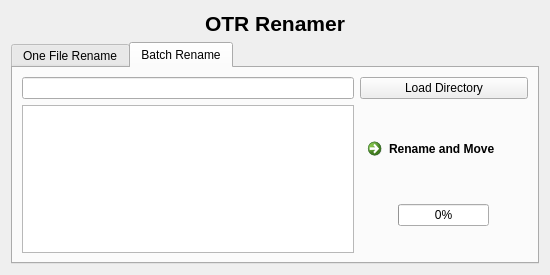
<?xml version="1.0" encoding="UTF-8"?>
<ui version="4.0">
 <class>Form</class>
 <widget class="QWidget" name="Form">
  <property name="geometry">
   <rect>
    <x>0</x>
    <y>0</y>
    <width>550</width>
    <height>275</height>
   </rect>
  </property>
  <property name="windowTitle">
   <string>OTR RENAMER</string>
  </property>
  <layout class="QGridLayout" name="gridLayout">
   <item row="1" column="0" alignment="Qt::AlignHCenter">
    <widget class="QLabel" name="label">
     <property name="sizePolicy">
      <sizepolicy hsizetype="Preferred" vsizetype="Preferred">
       <horstretch>0</horstretch>
       <verstretch>0</verstretch>
      </sizepolicy>
     </property>
     <property name="font">
      <font>
       <family>Arial</family>
       <pointsize>16</pointsize>
       <weight>75</weight>
       <bold>true</bold>
      </font>
     </property>
     <property name="text">
      <string>OTR Renamer</string>
     </property>
    </widget>
   </item>
   <item row="2" column="0">
    <widget class="QTabWidget" name="tabWidget">
     <property name="currentIndex">
      <number>1</number>
     </property>
     <widget class="QWidget" name="tab">
      <attribute name="title">
       <string>One File Rename</string>
      </attribute>
      <layout class="QGridLayout" name="gridLayout_2">
       <item row="1" column="0">
        <widget class="QLineEdit" name="lineEdit_2"/>
       </item>
       <item row="1" column="1">
        <widget class="QCommandLinkButton" name="commandLinkButton">
         <property name="text">
          <string>Get Episode Information</string>
         </property>
        </widget>
       </item>
       <item row="0" column="0">
        <widget class="QLineEdit" name="lineEdit"/>
       </item>
       <item row="0" column="1">
        <widget class="QPushButton" name="pushButton">
         <property name="text">
          <string>Load File</string>
         </property>
        </widget>
       </item>
       <item row="2" column="1">
        <widget class="QCommandLinkButton" name="commandLinkButton_2">
         <property name="sizePolicy">
          <sizepolicy hsizetype="Fixed" vsizetype="Fixed">
           <horstretch>0</horstretch>
           <verstretch>0</verstretch>
          </sizepolicy>
         </property>
         <property name="text">
          <string>Rename and Move File</string>
         </property>
        </widget>
       </item>
       <item row="2" column="0">
        <widget class="QLabel" name="label_2">
         <property name="text">
          <string>Episode information from www.fernsehserien.de</string>
         </property>
        </widget>
       </item>
      </layout>
     </widget>
     <widget class="QWidget" name="tab_2">
      <attribute name="title">
       <string>Batch Rename</string>
      </attribute>
      <layout class="QGridLayout" name="gridLayout_3">
       <item row="1" column="0">
        <widget class="QListWidget" name="listWidget"/>
       </item>
       <item row="1" column="1">
        <layout class="QVBoxLayout" name="verticalLayout">
         <item>
          <widget class="QCommandLinkButton" name="commandLinkButton_3">
           <property name="sizePolicy">
            <sizepolicy hsizetype="Preferred" vsizetype="Fixed">
             <horstretch>0</horstretch>
             <verstretch>0</verstretch>
            </sizepolicy>
           </property>
           <property name="text">
            <string>Rename and Move</string>
           </property>
          </widget>
         </item>
         <item alignment="Qt::AlignHCenter">
          <widget class="QProgressBar" name="progressBar">
           <property name="sizePolicy">
            <sizepolicy hsizetype="Fixed" vsizetype="Fixed">
             <horstretch>0</horstretch>
             <verstretch>0</verstretch>
            </sizepolicy>
           </property>
           <property name="value">
            <number>0</number>
           </property>
          </widget>
         </item>
        </layout>
       </item>
       <item row="0" column="0">
        <widget class="QLineEdit" name="lineEdit_3"/>
       </item>
       <item row="0" column="1">
        <widget class="QPushButton" name="pushButton_2">
         <property name="text">
          <string>Load Directory</string>
         </property>
        </widget>
       </item>
      </layout>
     </widget>
    </widget>
   </item>
  </layout>
 </widget>
 <resources/>
 <connections/>
</ui>
